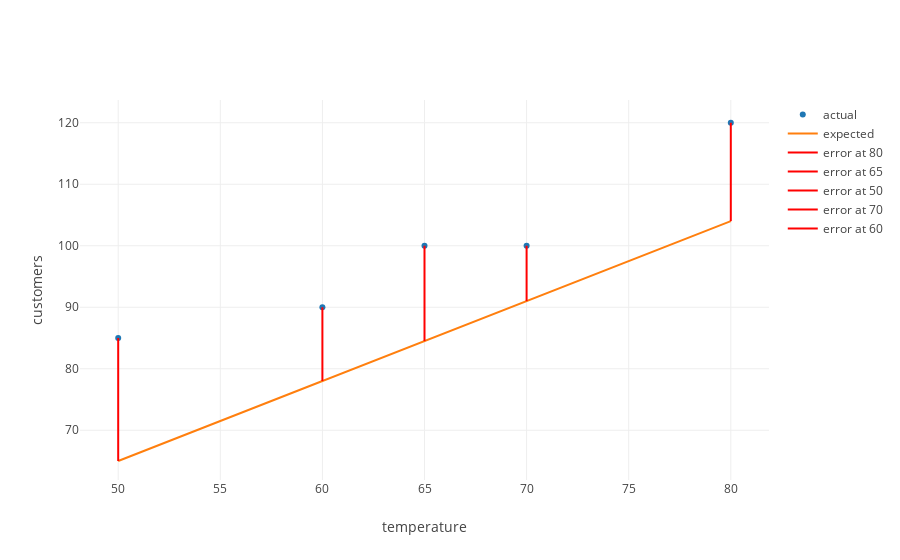

The cell this chart's notebook holds for it:
### Markdown cell above
> Press shift enter below.  If you're curious as to how `error_line_traces` works, inspect the function in the `error.py` file.

### Code cell
from error import error_line_traces
error_traces = error_line_traces(temperatures, amounts, calculated_errors)
plot([data_trace, model_trace, *error_traces], layout = layout)

### Figure 1 — Plotly figure (JSON) as saved in the notebook; plotly's stock layout.template omitted (floating-point values rounded to 4 significant figures)
{"data": [{"mode": "markers", "name": "actual", "text": [], "type": "scatter", "uid": "286f215b-bcea-4e5f-b554-c86d4db1eddb", "x": [80, 65, 50, 70, 60], "y": [120, 100, 85, 100, 90]}, {"mode": "lines", "name": "expected", "text": [], "type": "scatter", "uid": "c374959b-2dee-4f28-8adb-65922734b160", "x": [80, 65, 50, 70, 60], "y": [104, 84.5, 65, 91, 78]}, {"hoverinfo": "none", "marker": {"color": "red"}, "mode": "lines", "name": "error at 80", "text": ["16.0"], "textposition": "top right", "type": "scatter", "uid": "b12815de-04c6-4a91-b5fe-90bd2a801a64", "x": [80, 80], "y": [104, 120]}, {"hoverinfo": "none", "marker": {"color": "red"}, "mode": "lines", "name": "error at 65", "text": ["15.5"], "textposition": "top right", "type": "scatter", "uid": "609885da-4cc6-4048-894c-6869daf7b50d", "x": [65, 65], "y": [84.5, 100]}, {"hoverinfo": "none", "marker": {"color": "red"}, "mode": "lines", "name": "error at 50", "text": ["20.0"], "textposition": "top right", "type": "scatter", "uid": "df6b58fe-fa72-415d-9d4a-c888117c9bb7", "x": [50, 50], "y": [65, 85]}, {"hoverinfo": "none", "marker": {"color": "red"}, "mode": "lines", "name": "error at 70", "text": ["9.0"], "textposition": "top right", "type": "scatter", "uid": "40c651e8-1f38-4ad1-8e8c-84701a5e3ffb", "x": [70, 70], "y": [91, 100]}, {"hoverinfo": "none", "marker": {"color": "red"}, "mode": "lines", "name": "error at 60", "text": ["12.0"], "textposition": "top right", "type": "scatter", "uid": "a93c69d1-c568-416c-aca6-f9e6519a549f", "x": [60, 60], "y": [78, 90]}], "layout": {"xaxis": {"title": {"text": "temperature"}}, "yaxis": {"title": {"text": "customers"}}}}
